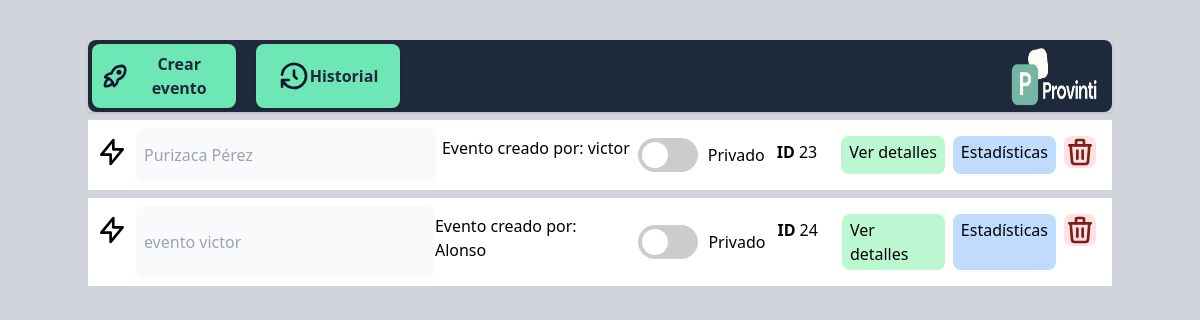
The app's page /public/admin-crear-evento.php (signed in), older data.
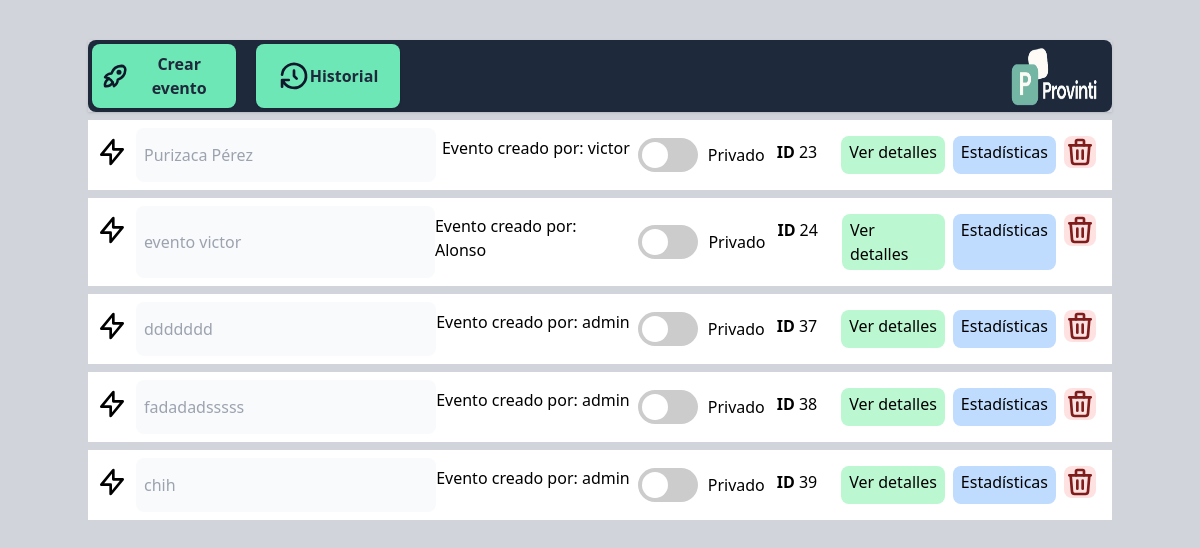
The same page, newer data.
### tables this page shows
CREATE TABLE `eventos` (
  `ID_Evento` int(11) NOT NULL,
  `Titulo` varchar(100) NOT NULL,
  `Aforo` int(11) DEFAULT NULL,
  `Foto` varchar(255) DEFAULT NULL,
  `Descripcion` text DEFAULT NULL,
  `terminos_condiciones` longtext DEFAULT NULL,
  `Artista_Autor` varchar(100) DEFAULT NULL,
  `Fecha_Evento` datetime DEFAULT NULL,
  `Fecha_Creacion` datetime DEFAULT current_timestamp(),
  `Estado_Publicacion` enum('Publicado','Borrador','Cancelado') DEFAULT 'Borrador',
  `visibilidad` varchar(255) DEFAULT NULL,
  `organizador` varchar(255) DEFAULT NULL,
  `contacto_organizador` varchar(255) DEFAULT NULL,
  `politica_cancelacion` text DEFAULT NULL,
  `f_actualizacion` date DEFAULT NULL,
  `f_borrado` date DEFAULT NULL,
  `hora_borrado` time DEFAULT NULL,
  `ubicacion` varchar(100) DEFAULT NULL,
  `activoPospuesto` varchar(20) DEFAULT NULL,
  `horaInicioEvento` time DEFAULT NULL,
  `horaFinEvento` time DEFAULT NULL,
  `redes` varchar(150) DEFAULT NULL,
  `id_usuario` int(11) NOT NULL
);

CREATE TABLE `usuarios` (
  `id` int(11) NOT NULL,
  `nombre_usuario` varchar(50) NOT NULL,
  `password` varchar(255) NOT NULL,
  `rol` int(11) NOT NULL,
  `dni` char(8) NOT NULL,
  `correo` varchar(100) NOT NULL,
  `numero_telefono` char(9) NOT NULL,
  `foto_url` varchar(255) DEFAULT NULL,
  `activo` tinyint(1) DEFAULT 1,
  `fecha_creacion` timestamp NOT NULL DEFAULT current_timestamp()
);

### public/admin-crear-evento.php (called while the page is built, shortened)
<?php
$conexion = new Database();
$eventoObjeto = new Evento($conexion->connect());
$eventos = $eventoObjeto->mostrarEventos();
$listaEventosPorUsuarios= [];
foreach($eventos as $eventito){
    $datosUsuario = $eventoObjeto->obtenerUsuarioPorIdEvento($eventito['id_usuario']);
    $nombre_user_event = $datosUsuario['nombre_usuario'];
    $correo_user_event = $datosUsuario['correo'];
    $listaEventosPorUsuarios[$eventito['id_usuario']] = ['nombre_usuario' => $nombre_user_event,'correo' => $correo_user_event];
}
include '../vista/admin/crearEventos/admin-crear-evento-view.php';
?>

### modelo/Database.php (called while the page is built, shortened)
<?php
class Database {
    private $host = DB_HOST;
    private $db_name = DB_NAME;
    private $username = DB_USER;
    private $password = DB_PASS;
    public function connect() {
        $this->conn = mysqli_connect($this->host, $this->username, $this->password, $this->db_name);
        return $this->conn;
    }
}
?>

### modelo/Evento.php (called while the page is built, shortened)
<?php
class Evento {
    private $connection;
    public function __construct($bd)
    {
     $this->connection = $bd;
    }
    public function obtenerUsuarioPorIdEvento($idUsuario) {
        $sql = "
            SELECT usuarios.*
            FROM usuarios
            INNER JOIN eventos ON usuarios.id = eventos.id_usuario
            WHERE usuarios.id = ?";
        $stmt = mysqli_prepare($this->connection, $sql);
        if ($stmt) {
            mysqli_stmt_bind_param($stmt, "i", $idUsuario);
            mysqli_stmt_execute($stmt);
            $result = mysqli_stmt_get_result($stmt);
            if ($result && mysqli_num_rows($result) > 0) {
                return mysqli_fetch_assoc($result);
            }
        }
        return null;
    }
    public function mostrarEventos() {
        $sql = "SELECT * FROM eventos";
        $result = mysqli_query($this->connection, $sql);
        $eventos = [];
        if ($result) {
            while ($row = mysqli_fetch_assoc($result)) {
                $eventos[] = $row;
            }
        }
        return $eventos;
    }
}
?>

### vista/admin/crearEventos/admin-crear-evento-view.php (the view, shortened to what this page needs)
<!doctype html>
<html>
<head>
  <script src="https://cdn.tailwindcss.com"></script>
  <script async src="https://unpkg.com/@material-tailwind/html@latest/scripts/ripple.js"></script>
</head>
<body>
<section class="bg-gray-300 w-screen h-screen px-0 py-10" id="allScreen">
<div class="container mx-auto">
<div class="flex shadow">
  <div class="bg-slate-800 w-full p-1 flex rounded-lg">
  <form><p onclick="restringirMultiplesEventes(event)" class="shadow p-2 w-36 bg-emerald-300 hover:bg-teal-400 hover:cursor-pointer rounded-lg mr-auto font-bold flex justify-center items-center" id="crear_evento">
      <button type="button" class="text-slate-800">Crear evento</button></p></form>
      <button onclick="mostrarHistorial()" class="ml-5 shadow p-2 w-36 bg-emerald-300 hover:bg-teal-400 hover:cursor-pointer rounded-lg mr-auto font-bold flex justify-center items-center">
      <svg class="h-8 w-8 text-slate-900"  width="24" height="24" viewBox="0 0 24 24" stroke-width="2" stroke="currentColor" fill="none" stroke-linecap="round" stroke-linejoin="round">  <path stroke="none" d="M0 0h24v24H0z"/>  <polyline points="12 8 12 12 14 14" />  <path d="M3.05 11a9 9 0 1 1 .5 4m-.5 5v-5h5" /></svg>
      <p class="text-slate-800">Historial</p></button>
      <img class="ml-auto" src="../vista/admin/crearEventos/logo.jpeg" width="100px">
  </div>
</div>
<ul id="eventos">
<?php
foreach($eventos as $evento){
 $datos = $listaEventosPorUsuarios[$evento['id_usuario']];
if($evento['Estado_Publicacion'] !== "Cancelado"){
  if($_SESSION['rol']=="superadministrador" || $_SESSION['rol']=="administrador"){
    echo '<li id="'.$evento['ID_Evento'].'"><div class="bg-white py-2 flex px-2 my-2" atributo-evento-id="'.$evento['ID_Evento'].'" atributo-evento-tipo="evento">
    <svg class="h-8 w-8 text-black-400 mt-2"  fill="none" viewBox="0 0 24 24" stroke="currentColor">
        <path stroke-linecap="round" stroke-linejoin="round" stroke-width="2" d="M13 10V3L4 14h7v7l9-11h-7z"/>
      </svg>
    <input placeholder="'.$evento['Titulo'].'" style="width: 300px;" class="ml-2 p-2 text-gray-900 rounded-lg bg-gray-50 focus:outline-none" disabled id="nombre-evento-titulo-'.$evento['ID_Evento'].'">
    <div class="ml-auto flex py-2">
        <div class="relative tooltip-container" style="display:none" id="dangerEventoDesplegado_'.$evento['ID_Evento'].'">
        </div>
    <p class="me-2">Evento creado por: '.$datos['nombre_usuario'].'</p>
     <div class="switch-container mr-3">
        <label class="switch" style="cursor:pointer;">
          <input type="checkbox" id="switch_visibilidad_'.$evento['ID_Evento'].'" onclick="visibilizarEvento('.$evento['ID_Evento'].')">
          <span class="slider"></span>
        </label>
        <span id="switchLabel_'.$evento['ID_Evento'].'">'.$evento['visibilidad'].'</span>
      </div>
        <div class="mt-1 flex mr-4"><p class="font-bold mr-1">ID</p><p>'.$evento['ID_Evento'].'</p></div>
        <p onclick="visiblePanelModificar('.$evento['ID_Evento'].')" class="bg-green-200 px-2 py-1 ml-2 mr-2 hover:bg-green-300 hover:cursor-pointer rounded-lg hover:rounded-lg disabled:pointer-events-none transition-all" id="collapse-'.$evento['ID_Evento'].'">Ver detalles</p>
        <a class="bg-blue-200 px-2 py-1 hover:bg-blue-300 hover:cursor-pointer rounded-lg hover:rounded-lg" href="./admin-estadisticas-evento.php?id='.$evento['ID_Evento'].'" target="_blank">Estadísticas</a>
        <form action="../controlador/Evento/controladorEliminarEvento.php" method="post" id="eliminar-'.$evento['ID_Evento'].'"><button class="bg-red-100 mr-2 ml-2 rounded-lg" onclick="eliminarEvento(event)" type="submit">
        <input name="id_evento" value="'.$evento['ID_Evento'].'" type="hidden">
        </button></form>
    </div>
    </div>
    '.'
    <div id="collapse-panel-'.$evento['ID_Evento'].'" style="display:none">
          <p>'.$evento['Titulo'].'</p>
        <p>'.date('Y-m-d', strtotime($evento['Fecha_Creacion'])).'</p>
        <p>'.$evento['ubicacion'].'</p>
          <a id="input-evento-categoria-'.$evento['ID_Evento'].'" style="width: 300px;" class="hover:text-green-400 font-bold" href="#" onclick="visibleModalCategoriaEntradas('.$evento['ID_Evento'].')">Categorías de entrada</a>
          '.$evento['horaInicioEvento'].'
          '.$evento['horaFinEvento'].'
          <p>'.$evento['Aforo'].'</p>
        <p>'.$evento['organizador'].'</p>
        <p>'.$evento['contacto_organizador'].'</p>
        <p>'.$evento['redes'].'</p>
        <textarea disabled style="width:250px" class="bg-stone-100 ml-2">'.$evento['Descripcion'].'</textarea>
          <img src="images/imagen.png" class="my-auto mx-auto" id="imagen_evento_'.$evento['ID_Evento'].'">
    </div>'
    .'</li>';
  }
}
}
?>
</ul>
</div>
</section>
</body>
<script src="node_modules/@material-tailwind/html/scripts/collapse.js"></script>
<script src="https://unpkg.com/@material-tailwind/html@latest/scripts/collapse.js"></script>
</html>

### vista/admin/crearEventos/admin-crear-evento-view.php (style rules this page uses)
#allScreen { overflow-y:scroll; }
.switch-container { display: flex; align-items: center; gap: 10px; }
.switch { position: relative; display: inline-block; width: 60px; height: 34px; }
.slider { position: absolute; top: 0; left: 0; right: 0; bottom: 0; background-color: #ccc; transition: 0.4s; border-radius: 34px; }
.slider:before { position: absolute; content: ""; height: 26px; width: 26px; left: 4px; bottom: 4px; background-color: white; transition: 0.4s; border-radius: 50%; }

Row changes from the older to the newer data that the page shows:
added eventos: Titulo "ddddddd", id_usuario.nombre_usuario "admin", visibilidad "Privado", ID_Evento "37"
added eventos: Titulo "fadadadsssss", id_usuario.nombre_usuario "admin", visibilidad "Privado", ID_Evento "38"
added eventos: Titulo "chih", id_usuario.nombre_usuario "admin", visibilidad "Privado", ID_Evento "39"
